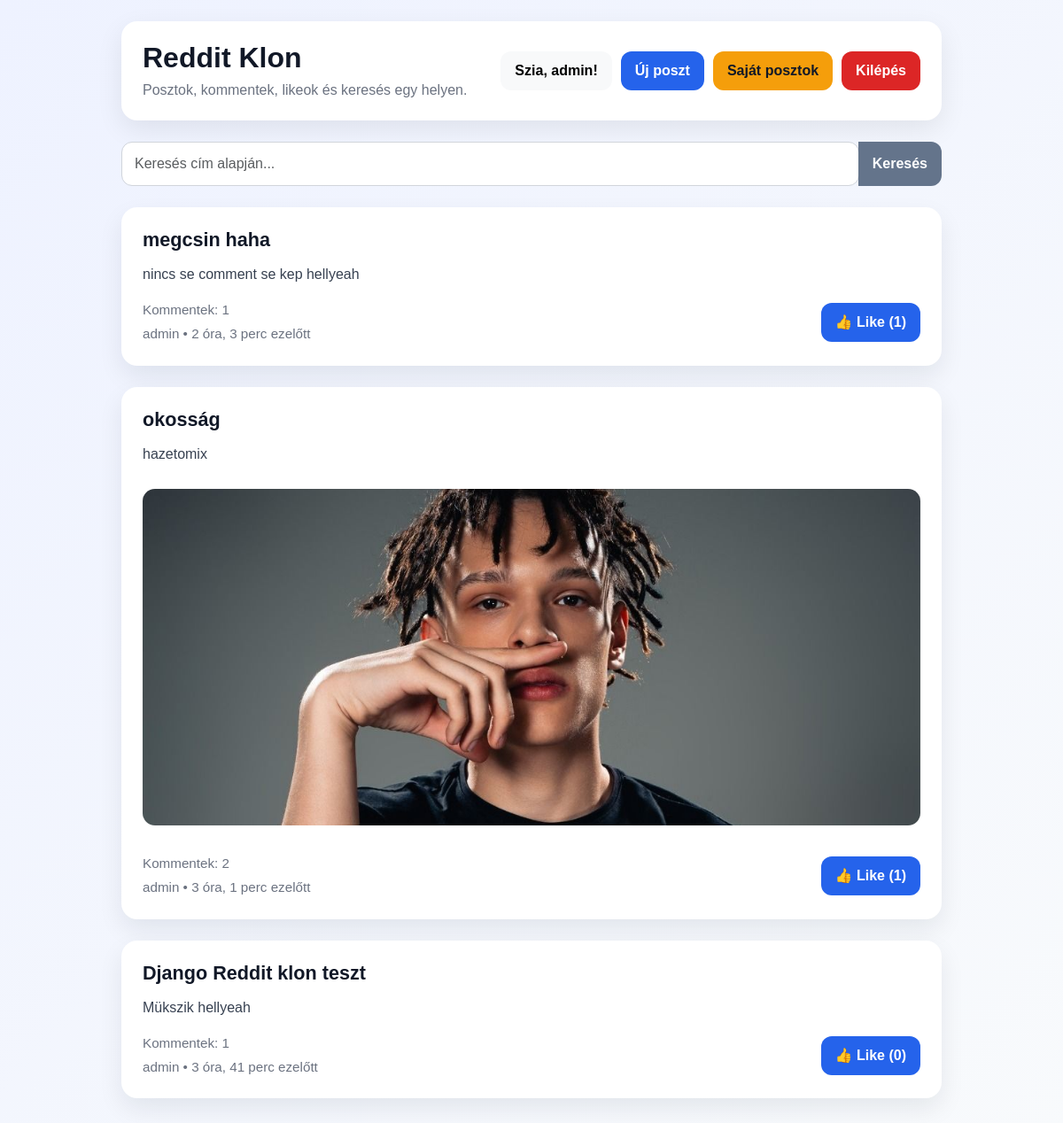
The app's page / (signed in) with its own data.
### social/models.py (models this page shows, shortened)
class Post(models.Model):
    title = models.CharField(max_length=200)
    content = models.TextField()
    author = models.ForeignKey(User, on_delete=models.CASCADE)
    created_at = models.DateTimeField(default=timezone.now)
    image = models.ImageField(upload_to='posts/', blank=True, null=True)
    likes = models.ManyToManyField(User, related_name='liked_posts', blank=True)

### social/views.py (the view)
# urls.py: path('', views.home, name='home'),
def home(request):
    query = request.GET.get('q')
    posts = Post.objects.all().order_by('-created_at')
    if query:
        posts = posts.filter(title__icontains=query)
    return render(request, 'home.html', {
        'posts': posts,
        'query': query
    })

### social/templates/home.html (shortened to what this page needs)
{% load static %}
<!DOCTYPE html>
<html>
<head>
    <link rel="stylesheet" href="https://cdn.jsdelivr.net/npm/bootstrap@5.3.0/dist/css/bootstrap.min.css">
    <link rel="stylesheet" href="{% static 'css/style.css' %}">
</head>
<body>
    <div class="container py-4">
        <div class="page-header d-flex justify-content-between align-items-center flex-wrap gap-3">
            <div>
                <h1 class="page-title">Reddit Klon</h1>
                <p class="subtitle">Posztok, kommentek, likeok és keresés egy helyen.</p>
            </div>
            <div class="top-buttons">
                {% if user.is_authenticated %}
                    <span class="btn btn-light">Szia, {{ user.username }}!</span>
                    <a href="{% url 'new_post' %}" class="btn btn-primary">Új poszt</a>
                    <a href="{% url 'my_posts' %}" class="btn btn-warning">Saját posztok</a>
                    <a href="{% url 'logout' %}" class="btn btn-danger">Kilépés</a>
                {% else %}
                    <a href="{% url 'login' %}" class="btn btn-success">Belépés</a>
                    <a href="{% url 'register' %}" class="btn btn-secondary">Regisztráció</a>
                {% endif %}
            </div>
        </div>
        <form method="get" class="mb-4">
            <div class="input-group">
                <input type="text" name="q" class="form-control" placeholder="Keresés cím alapján..." value="{{ query|default:'' }}">
                <button class="btn btn-secondary" type="submit">Keresés</button>
            </div>
        </form>
        {% for post in posts %}
        <div class="card mb-4">
            <div class="card-body">
                <h4 class="card-title">
                    <a href="{% url 'post_detail' post.id %}">{{ post.title }}</a>
                </h4>
                <p class="card-text">{{ post.content|truncatewords:30 }}</p>
                {% if post.image %}
                    <img src="{{ post.image.url }}" class="post-image" alt="Poszt kép">
                {% endif %}
                <div class="meta-row">
                    <div>
                        <p class="post-meta mb-1">Kommentek: {{ post.comments.count }}</p>
                        <p class="post-meta mb-0">{{ post.author.username }} • {{ post.created_at|timesince }} ezelőtt</p>
                    </div>
                    <div>
                        {% if user.is_authenticated %}
                        <form method="post" action="{% url 'like_post' post.id %}" class="like-form">
                            <button type="submit" class="btn btn-primary">👍 Like ({{ post.likes.count }})</button>
                        </form>
                        {% else %}
                        <span class="post-meta">Likeok: {{ post.likes.count }}</span>
                        {% endif %}
                    </div>
                </div>
            </div>
        </div>
        {% empty %}
        <div class="empty-box">
            <h4 class="mb-2">Még nincs egyetlen poszt sem</h4>
            <p class="mb-0">Légy te az első, aki létrehoz egyet.</p>
        </div>
        {% endfor %}
    </div>
</body>
</html>

### static/css/style.css (style rules this page uses)
body { background: linear-gradient(135deg, #eef2ff, #f8fafc); font-family: Arial, sans-serif; color: #1f2937; min-height: 100vh; }
.container { max-width: 950px; }
.page-header { background: #ffffff; border-radius: 18px; padding: 22px 24px; box-shadow: 0 10px 30px rgba(0, 0, 0, 0.08); margin-bottom: 24px; }
.page-title { margin: 0; font-size: 2rem; font-weight: 700; color: #111827; }
.subtitle { color: #6b7280; margin-top: 6px; margin-bottom: 0; }
.card { border: none; border-radius: 18px; box-shadow: 0 12px 28px rgba(15, 23, 42, 0.08); overflow: hidden; transition: transform 0.2s ease, box-shadow 0.2s ease; background: #ffffff; }
.card-body { padding: 24px; }
.card-title { font-size: 1.35rem; font-weight: 700; color: #111827; margin-bottom: 12px; }
.card-title a { color: #111827; text-decoration: none; }
.card-text { color: #374151; line-height: 1.7; }
.post-image { width: 100%; max-height: 380px; object-fit: cover; border-radius: 14px; margin-top: 10px; margin-bottom: 16px; }
.post-meta { color: #6b7280; font-size: 0.95rem; margin-bottom: 0; }
.btn { border-radius: 12px; font-weight: 600; padding: 10px 16px; border: none; }
.btn-primary { background: #2563eb; }
.btn-secondary { background: #64748b; }
.btn-danger { background: #dc2626; }
.btn-warning { background: #f59e0b; color: #111827; }
.input-group .form-control { border-radius: 12px 0 0 12px; padding: 12px 14px; border: 1px solid #d1d5db; }
.input-group .btn { border-radius: 0 12px 12px 0; }
.top-buttons { display: flex; gap: 10px; flex-wrap: wrap; }
.like-form { display: inline; }
.meta-row { display: flex; justify-content: space-between; align-items: center; gap: 16px; flex-wrap: wrap; margin-top: 16px; }
.form-control { border-radius: 12px !important; padding: 12px 14px; border: 1px solid #d1d5db; box-shadow: none !important; }
a { text-decoration: none; }

### records on screen
Post: title "megcsin haha", content "nincs se comment se kep hellyeah", comments.count "1", author.username "admin", created_at "2 óra, 3 perc", likes.count "1"
Post: title "okosság", content "hazetomix", image (picture), comments.count "2", author.username "admin", created_at "3 óra, 1 perc", likes.count "1"
Post: title "Django Reddit klon teszt", content "Mükszik hellyeah", comments.count "1", author.username "admin", created_at "3 óra, 41 perc", likes.count "0"

### other values on screen
{{ user.username }} "admin"
